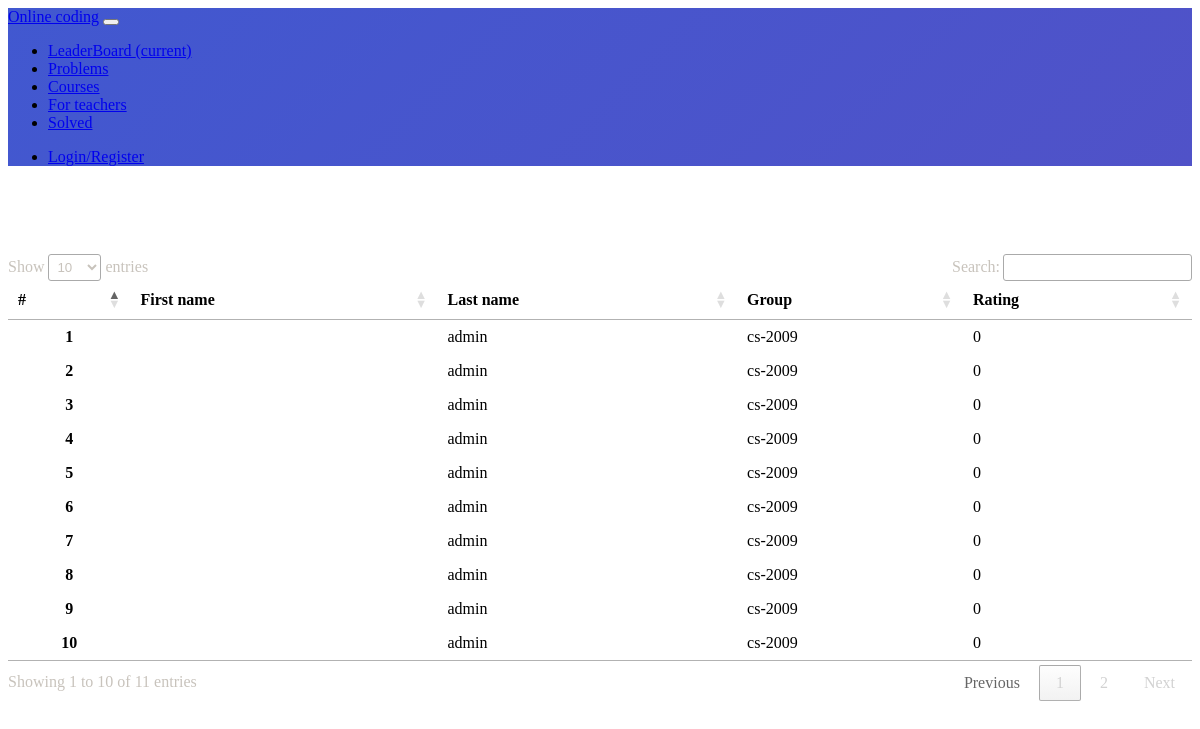
Page /leaderboard on the earlier database version.
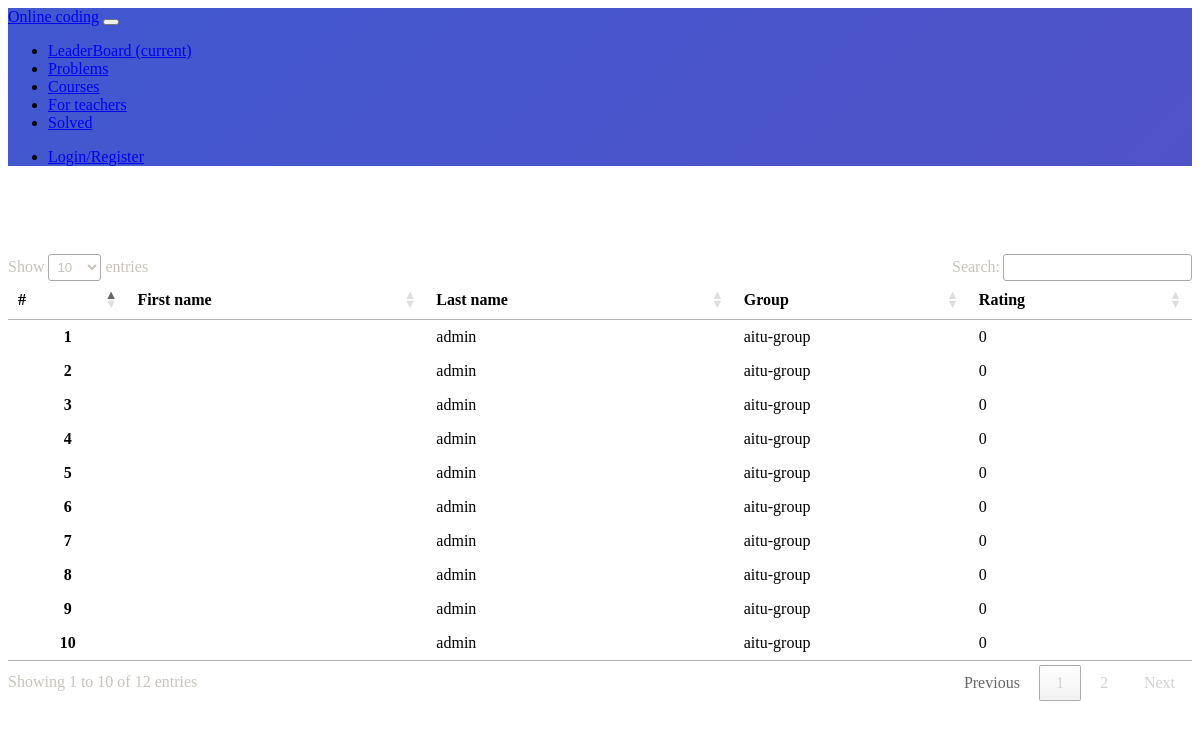
Same page on the later database version.
### user/models.py (models this page shows, shortened)
class Student(models.Model):
    user = models.OneToOneField(User, on_delete=models.CASCADE, primary_key=True)
    rating = models.IntegerField(default=0)
    teacher = models.ForeignKey('Teacher', on_delete=models.CASCADE, null=True)

class User(AbstractBaseUser, PermissionsMixin):
    id = models.UUIDField(primary_key=True, default=uuid.uuid4, editable=False)
    first_name = models.CharField(max_length=32)
    surname = models.CharField(max_length=32)
    group = models.CharField(max_length=32)
    role = models.IntegerField(choices=ROLE_CHOICES, default=0)
    is_active = models.BooleanField(default=True)
    is_staff = models.BooleanField(default=False)
    email = models.EmailField(max_length=255, unique=True)
    rating = models.IntegerField(default=0)
    objects = UserManager()
    USERNAME_FIELD = 'email'

### api/views.py (the view, shortened to what this page needs)
# urls.py: path('leaderboard', leaderboard, name='leaderboard'),
def leaderboard(request):
    users = Student.objects.all().order_by('-rating')
    place = 1
    return render(request, 'onlineCoding/leaderboard.html',
                  {
                      'users': users,
                      'place': place
                  })

### templates/onlineCoding/leaderboard.html (shortened to what this page needs)
{% extends 'onlineCoding/base.html' %}
{% block content %}
    <link rel="stylesheet" href="https://cdn.datatables.net/1.12.0/css/jquery.dataTables.min.css">
    {% load static %}
    <link rel="stylesheet" href="{% static 'onlineCoding/css/style.css' %}">
    <div class="my-3 p-3 rounded shadow text-white">
        <table class="table table-hover" id="leaderboard">
            <thead>
            <tr>
                <th scope="col">#</th>
                <th scope="col">First name</th>
                <th scope="col">Last name</th>
                <th scope="col">Group</th>
                <th scope="col">Rating</th>
            </tr>
            </thead>
            <tbody>
            {% for user in users %}
                <tr >
                    <th scope="row">
                        {{ forloop.counter }}
                    </th>
                    <td>{{ user.first_name }}</td>
                    <td>{{ user.user.surname }}</td>
                    <td>{{ user.user.group }}</td>
                    <td>{{ user.rating }}</td>
                </tr>
            {% endfor %}
        </table>
    </div>
{% endblock %}

### templates/onlineCoding/base.html (shortened to what this page needs)
<!DOCTYPE html>
<html lang="en">
<head>
    {% load static %}
    <link rel="stylesheet" href="https://cdn.jsdelivr.net/npm/@forevolve/bootstrap-dark@2.0.0/dist/css/bootstrap-dark-prefers-light.min.css" />
    <link rel="stylesheet" href="{% static 'onlineCoding/css/style.css' %}">
</head>
<body class="bootstrap-dark">
<nav class="navbar navbar-expand-md fixed-top navbar-dark bg-purple-gradient">
    <a class="navbar-brand" href="#">Online coding</a>
    <button class="navbar-toggler p-0 border-0" type="button" data-toggle="offcanvas">
    </button>
    {% with request.resolver_match.url_name as url_name %}
        <div class="navbar-collapse offcanvas-collapse" id="navbarsExampleDefault">
            <ul class="navbar-nav mr-auto">
                <li class="nav-item {% if url_name == 'leaderboard' %} active {% endif %}">
                    <a class="nav-link" href="/leaderboard">LeaderBoard <span class="sr-only">(current)</span></a>
                </li>
                <li class="nav-item {% if url_name == 'problems' %} active {% endif %}">
                    <a class="nav-link" href="/problems">Problems</a>
                </li>
                <li class="nav-item {% if url_name == 'courses' %} active {% endif %}">
                    <a class="nav-link" href="/courses">Courses</a>
                </li>
                <li class="nav-item {% if url_name == 'teacher' %} active {% endif %}">
                    <a class="nav-link" href="/teacher">For teachers</a>
                </li>
                <li class="nav-item {% if url_name == 'solved' %} active {% endif %}">
                    <a class="nav-link" href="/solved">Solved</a>
                </li>
            </ul>
            <ul class="navbar-nav">
                {% if request.user.is_authenticated %}
                    <li class="nav-item dropdown {% if url_name == 'profile' %} active {% endif %}">
                        <a class="nav-link dropdown-toggle" href="#" id="dropdown01" data-toggle="dropdown"
                           aria-haspopup="true" aria-expanded="false">{{ request.user }}</a>
                        <div class="dropdown-menu" aria-labelledby="dropdown01">
                            <a class="dropdown-item" href="/profile">Profile</a>
                            <a class="dropdown-item" href="/logout">Logout</a>
                        </div>
                    </li>
                {% else %}
                    <li class="nav-item">
                        <a class="nav-link" href="/auth">Login/Register</a>
                    </li>
                {% endif %}
            </ul>
        </div>
    {% endwith %}
</nav>
<br>
<br>
<br>
<br>
<main role="main" class="container">
    {% block content %}
    {% endblock %}
</main>
</body>
</html>

### static/onlineCoding/css/style.css (style rules this page uses)
.bg-purple-gradient { background-color: #4158D0; background-image: linear-gradient(135deg, #4158D0 0%, #5052c8 100%); }

Differences in the rows shown:
changed through a linked row, Student (number 1 of 10 on the later page): user.group "cs-2009" → "aitu-group"
changed through a linked row, Student (number 2 of 10 on the later page): user.group "cs-2009" → "aitu-group"
changed through a linked row, Student (number 3 of 10 on the later page): user.group "cs-2009" → "aitu-group"
changed through a linked row, Student (number 4 of 10 on the later page): user.group "cs-2009" → "aitu-group"
changed through a linked row, Student (number 5 of 10 on the later page): user.group "cs-2009" → "aitu-group"
changed through a linked row, Student (number 6 of 10 on the later page): user.group "cs-2009" → "aitu-group"
changed through a linked row, Student (number 7 of 10 on the later page): user.group "cs-2009" → "aitu-group"
changed through a linked row, Student (number 8 of 10 on the later page): user.group "cs-2009" → "aitu-group"
changed through a linked row, Student (number 9 of 10 on the later page): user.group "cs-2009" → "aitu-group"
changed through a linked row, Student (number 10 of 10 on the later page): user.group "cs-2009" → "aitu-group"
Other differences:
text written by a page script: "Show entries Search: Showing 1 to 10 of 11 entries Previous 1 2 Next" → "Show entries Search: Showing 1 to 10 of 12 entries Previous 1 2 Next"
